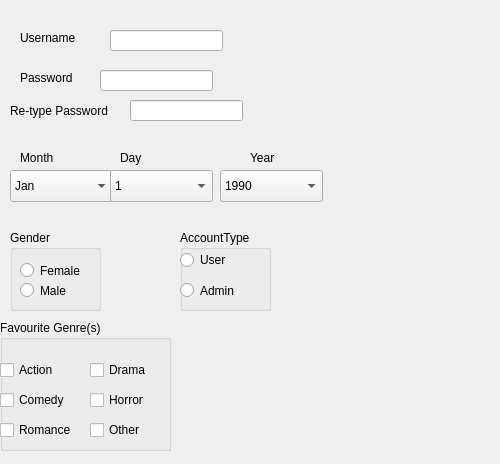
<?xml version="1.0" encoding="UTF-8"?>
<ui version="4.0">
 <class>RegisterWindow</class>
 <widget class="QDialog" name="RegisterWindow">
  <property name="geometry">
   <rect>
    <x>0</x>
    <y>0</y>
    <width>500</width>
    <height>464</height>
   </rect>
  </property>
  <property name="windowTitle">
   <string>Dialog</string>
  </property>
  <widget class="QLabel" name="label_name">
   <property name="geometry">
    <rect>
     <x>20</x>
     <y>30</y>
     <width>58</width>
     <height>16</height>
    </rect>
   </property>
   <property name="text">
    <string>Username </string>
   </property>
  </widget>
  <widget class="QLabel" name="label_Password">
   <property name="geometry">
    <rect>
     <x>20</x>
     <y>70</y>
     <width>58</width>
     <height>16</height>
    </rect>
   </property>
   <property name="text">
    <string>Password </string>
   </property>
  </widget>
  <widget class="QLabel" name="label_ReTypePassword">
   <property name="geometry">
    <rect>
     <x>10</x>
     <y>100</y>
     <width>111</width>
     <height>21</height>
    </rect>
   </property>
   <property name="text">
    <string>Re-type Password</string>
   </property>
  </widget>
  <widget class="QLineEdit" name="lineEdit_name">
   <property name="geometry">
    <rect>
     <x>110</x>
     <y>30</y>
     <width>113</width>
     <height>21</height>
    </rect>
   </property>
  </widget>
  <widget class="QLineEdit" name="lineEdit_Password">
   <property name="geometry">
    <rect>
     <x>100</x>
     <y>70</y>
     <width>113</width>
     <height>21</height>
    </rect>
   </property>
  </widget>
  <widget class="QLineEdit" name="lineEdit_RetypePasssword">
   <property name="geometry">
    <rect>
     <x>130</x>
     <y>100</y>
     <width>113</width>
     <height>21</height>
    </rect>
   </property>
  </widget>
  <widget class="QComboBox" name="comboBox">
   <property name="geometry">
    <rect>
     <x>10</x>
     <y>170</y>
     <width>103</width>
     <height>32</height>
    </rect>
   </property>
   <item>
    <property name="text">
     <string>Jan </string>
    </property>
   </item>
   <item>
    <property name="text">
     <string>Feb</string>
    </property>
   </item>
   <item>
    <property name="text">
     <string>Mar</string>
    </property>
   </item>
   <item>
    <property name="text">
     <string>Apr</string>
    </property>
   </item>
   <item>
    <property name="text">
     <string>May</string>
    </property>
   </item>
   <item>
    <property name="text">
     <string>Jun</string>
    </property>
   </item>
   <item>
    <property name="text">
     <string>Jul</string>
    </property>
   </item>
   <item>
    <property name="text">
     <string>Aug</string>
    </property>
   </item>
   <item>
    <property name="text">
     <string>Sep</string>
    </property>
   </item>
   <item>
    <property name="text">
     <string>Oct</string>
    </property>
   </item>
   <item>
    <property name="text">
     <string>Nov</string>
    </property>
   </item>
   <item>
    <property name="text">
     <string>Dec</string>
    </property>
   </item>
  </widget>
  <widget class="QComboBox" name="comboBox_2">
   <property name="geometry">
    <rect>
     <x>110</x>
     <y>170</y>
     <width>103</width>
     <height>32</height>
    </rect>
   </property>
   <item>
    <property name="text">
     <string>1</string>
    </property>
   </item>
   <item>
    <property name="text">
     <string>2</string>
    </property>
   </item>
   <item>
    <property name="text">
     <string>3</string>
    </property>
   </item>
   <item>
    <property name="text">
     <string>4</string>
    </property>
   </item>
   <item>
    <property name="text">
     <string>5</string>
    </property>
   </item>
   <item>
    <property name="text">
     <string>6</string>
    </property>
   </item>
   <item>
    <property name="text">
     <string>7</string>
    </property>
   </item>
   <item>
    <property name="text">
     <string>8</string>
    </property>
   </item>
   <item>
    <property name="text">
     <string>9</string>
    </property>
   </item>
   <item>
    <property name="text">
     <string>10</string>
    </property>
   </item>
   <item>
    <property name="text">
     <string>11</string>
    </property>
   </item>
   <item>
    <property name="text">
     <string>12</string>
    </property>
   </item>
   <item>
    <property name="text">
     <string>13</string>
    </property>
   </item>
   <item>
    <property name="text">
     <string>14</string>
    </property>
   </item>
   <item>
    <property name="text">
     <string>15</string>
    </property>
   </item>
   <item>
    <property name="text">
     <string>16</string>
    </property>
   </item>
   <item>
    <property name="text">
     <string>17</string>
    </property>
   </item>
   <item>
    <property name="text">
     <string>18</string>
    </property>
   </item>
   <item>
    <property name="text">
     <string>19</string>
    </property>
   </item>
   <item>
    <property name="text">
     <string>20</string>
    </property>
   </item>
   <item>
    <property name="text">
     <string>21</string>
    </property>
   </item>
   <item>
    <property name="text">
     <string>22</string>
    </property>
   </item>
   <item>
    <property name="text">
     <string>23</string>
    </property>
   </item>
   <item>
    <property name="text">
     <string>24</string>
    </property>
   </item>
   <item>
    <property name="text">
     <string>25</string>
    </property>
   </item>
   <item>
    <property name="text">
     <string>26</string>
    </property>
   </item>
   <item>
    <property name="text">
     <string>27</string>
    </property>
   </item>
   <item>
    <property name="text">
     <string>28</string>
    </property>
   </item>
   <item>
    <property name="text">
     <string>29</string>
    </property>
   </item>
   <item>
    <property name="text">
     <string>30</string>
    </property>
   </item>
   <item>
    <property name="text">
     <string>31</string>
    </property>
   </item>
  </widget>
  <widget class="QComboBox" name="comboBox_3">
   <property name="geometry">
    <rect>
     <x>220</x>
     <y>170</y>
     <width>103</width>
     <height>32</height>
    </rect>
   </property>
   <item>
    <property name="text">
     <string>1990</string>
    </property>
   </item>
   <item>
    <property name="text">
     <string>1991</string>
    </property>
   </item>
   <item>
    <property name="text">
     <string>1992</string>
    </property>
   </item>
   <item>
    <property name="text">
     <string>1993</string>
    </property>
   </item>
   <item>
    <property name="text">
     <string>1994</string>
    </property>
   </item>
   <item>
    <property name="text">
     <string>1995</string>
    </property>
   </item>
   <item>
    <property name="text">
     <string>1996</string>
    </property>
   </item>
   <item>
    <property name="text">
     <string>1997</string>
    </property>
   </item>
   <item>
    <property name="text">
     <string>1998</string>
    </property>
   </item>
   <item>
    <property name="text">
     <string>1999</string>
    </property>
   </item>
   <item>
    <property name="text">
     <string>2000
</string>
    </property>
   </item>
   <item>
    <property name="text">
     <string>2001</string>
    </property>
   </item>
   <item>
    <property name="text">
     <string>2002</string>
    </property>
   </item>
   <item>
    <property name="text">
     <string>2004</string>
    </property>
   </item>
   <item>
    <property name="text">
     <string>2005</string>
    </property>
   </item>
   <item>
    <property name="text">
     <string>2006</string>
    </property>
   </item>
   <item>
    <property name="text">
     <string>2007</string>
    </property>
   </item>
   <item>
    <property name="text">
     <string>2008</string>
    </property>
   </item>
   <item>
    <property name="text">
     <string>2009</string>
    </property>
   </item>
   <item>
    <property name="text">
     <string>2010</string>
    </property>
   </item>
   <item>
    <property name="text">
     <string>2011</string>
    </property>
   </item>
   <item>
    <property name="text">
     <string>2012</string>
    </property>
   </item>
   <item>
    <property name="text">
     <string>2013</string>
    </property>
   </item>
   <item>
    <property name="text">
     <string>2014</string>
    </property>
   </item>
   <item>
    <property name="text">
     <string>2015</string>
    </property>
   </item>
   <item>
    <property name="text">
     <string>2016</string>
    </property>
   </item>
   <item>
    <property name="text">
     <string>2017</string>
    </property>
   </item>
   <item>
    <property name="text">
     <string>2018</string>
    </property>
   </item>
   <item>
    <property name="text">
     <string>2019</string>
    </property>
   </item>
   <item>
    <property name="text">
     <string>2020</string>
    </property>
   </item>
   <item>
    <property name="text">
     <string>2021</string>
    </property>
   </item>
   <item>
    <property name="text">
     <string>2022</string>
    </property>
   </item>
   <item>
    <property name="text">
     <string>2023</string>
    </property>
   </item>
   <item>
    <property name="text">
     <string>2024</string>
    </property>
   </item>
   <item>
    <property name="text">
     <string/>
    </property>
   </item>
   <item>
    <property name="text">
     <string/>
    </property>
   </item>
  </widget>
  <widget class="QLabel" name="label_Month">
   <property name="geometry">
    <rect>
     <x>20</x>
     <y>150</y>
     <width>58</width>
     <height>16</height>
    </rect>
   </property>
   <property name="text">
    <string>Month</string>
   </property>
  </widget>
  <widget class="QLabel" name="label_Day">
   <property name="geometry">
    <rect>
     <x>120</x>
     <y>150</y>
     <width>58</width>
     <height>16</height>
    </rect>
   </property>
   <property name="text">
    <string>Day</string>
   </property>
  </widget>
  <widget class="QLabel" name="label_Year">
   <property name="geometry">
    <rect>
     <x>250</x>
     <y>150</y>
     <width>58</width>
     <height>16</height>
    </rect>
   </property>
   <property name="text">
    <string>Year</string>
   </property>
  </widget>
  <widget class="QGroupBox" name="groupBox_Gender">
   <property name="geometry">
    <rect>
     <x>10</x>
     <y>230</y>
     <width>91</width>
     <height>81</height>
    </rect>
   </property>
   <property name="title">
    <string>Gender</string>
   </property>
   <widget class="QRadioButton" name="radioButton_Female">
    <property name="geometry">
     <rect>
      <x>10</x>
      <y>30</y>
      <width>101</width>
      <height>21</height>
     </rect>
    </property>
    <property name="text">
     <string>Female</string>
    </property>
   </widget>
   <widget class="QRadioButton" name="radioButton_Male">
    <property name="geometry">
     <rect>
      <x>10</x>
      <y>50</y>
      <width>101</width>
      <height>21</height>
     </rect>
    </property>
    <property name="text">
     <string>Male</string>
    </property>
   </widget>
  </widget>
  <widget class="QGroupBox" name="groupBox_AccountType">
   <property name="geometry">
    <rect>
     <x>180</x>
     <y>230</y>
     <width>91</width>
     <height>81</height>
    </rect>
   </property>
   <property name="mouseTracking">
    <bool>false</bool>
   </property>
   <property name="acceptDrops">
    <bool>false</bool>
   </property>
   <property name="title">
    <string>AccountType</string>
   </property>
   <property name="flat">
    <bool>false</bool>
   </property>
   <property name="checkable">
    <bool>false</bool>
   </property>
   <widget class="QRadioButton" name="radioButton_User">
    <property name="geometry">
     <rect>
      <x>0</x>
      <y>20</y>
      <width>99</width>
      <height>20</height>
     </rect>
    </property>
    <property name="autoFillBackground">
     <bool>false</bool>
    </property>
    <property name="text">
     <string>User</string>
    </property>
   </widget>
   <widget class="QRadioButton" name="radioButton_Admin">
    <property name="geometry">
     <rect>
      <x>0</x>
      <y>50</y>
      <width>99</width>
      <height>21</height>
     </rect>
    </property>
    <property name="text">
     <string>Admin</string>
    </property>
   </widget>
  </widget>
  <widget class="QGroupBox" name="groupBox_Genre">
   <property name="geometry">
    <rect>
     <x>0</x>
     <y>320</y>
     <width>171</width>
     <height>131</height>
    </rect>
   </property>
   <property name="title">
    <string>Favourite Genre(s)</string>
   </property>
   <widget class="QCheckBox" name="checkBox_Action">
    <property name="geometry">
     <rect>
      <x>0</x>
      <y>40</y>
      <width>85</width>
      <height>20</height>
     </rect>
    </property>
    <property name="text">
     <string>Action </string>
    </property>
   </widget>
   <widget class="QCheckBox" name="checkBox_Drama">
    <property name="geometry">
     <rect>
      <x>90</x>
      <y>40</y>
      <width>85</width>
      <height>20</height>
     </rect>
    </property>
    <property name="text">
     <string>Drama</string>
    </property>
   </widget>
   <widget class="QCheckBox" name="checkBox_Comedy">
    <property name="geometry">
     <rect>
      <x>0</x>
      <y>70</y>
      <width>85</width>
      <height>20</height>
     </rect>
    </property>
    <property name="text">
     <string>Comedy</string>
    </property>
   </widget>
   <widget class="QCheckBox" name="checkBox_Horror">
    <property name="geometry">
     <rect>
      <x>90</x>
      <y>70</y>
      <width>85</width>
      <height>20</height>
     </rect>
    </property>
    <property name="text">
     <string>Horror </string>
    </property>
   </widget>
   <widget class="QCheckBox" name="checkBox_Romance">
    <property name="geometry">
     <rect>
      <x>0</x>
      <y>100</y>
      <width>85</width>
      <height>20</height>
     </rect>
    </property>
    <property name="text">
     <string>Romance</string>
    </property>
   </widget>
   <widget class="QCheckBox" name="checkBox_other">
    <property name="geometry">
     <rect>
      <x>90</x>
      <y>100</y>
      <width>85</width>
      <height>20</height>
     </rect>
    </property>
    <property name="text">
     <string>Other</string>
    </property>
   </widget>
  </widget>
 </widget>
 <resources/>
 <connections/>
</ui>
